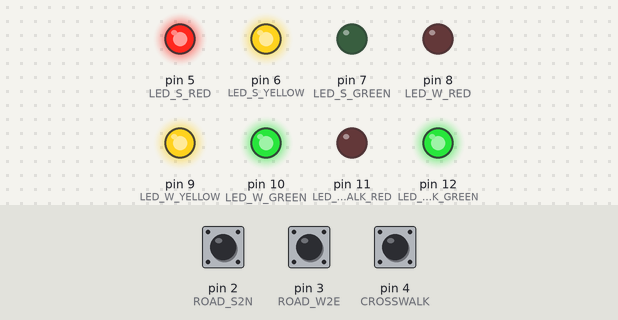
A sketch run on a simulated Arduino Uno, built with avr-gcc and run on an emulated ATmega328P. Parts: output pins drawn as LEDs (lit = HIGH). Dashed ring = blinking. The test bench sets the inputs (shaded band); at power-on: pin 3 (ROAD_W2E) HIGH, pin 2 (ROAD_S2N) HIGH, pin 4 (CROSSWALK) HIGH.

Above: at 3.8 s.
3.9 s: pin 3 (ROAD_W2E) pulled LOW for 1.3 s
At 5.8 s:
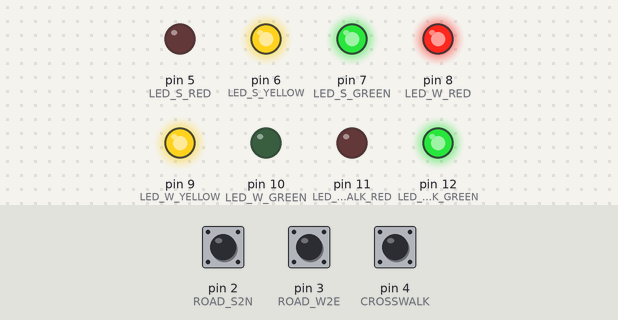
6.7 s: pin 2 (ROAD_S2N) pulled LOW for 1.3 s
At 7.9 s:
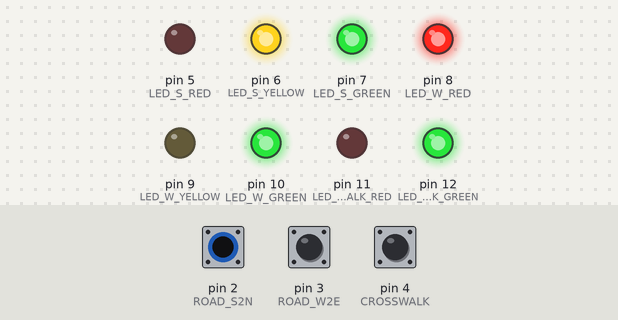
9.5 s: pin 4 (CROSSWALK) pulled LOW for 1.3 s
At 11.6 s:
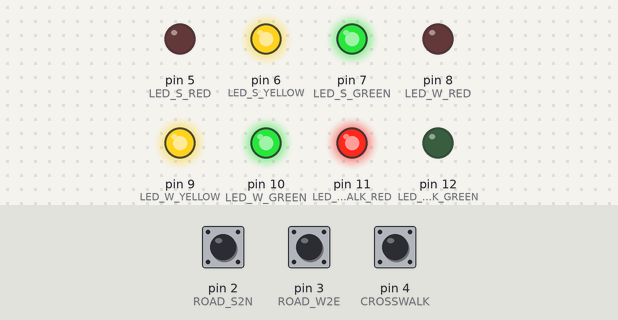
12.3 s: pin 2 (ROAD_S2N) pulled LOW for 1.3 s
At 12.65 s:
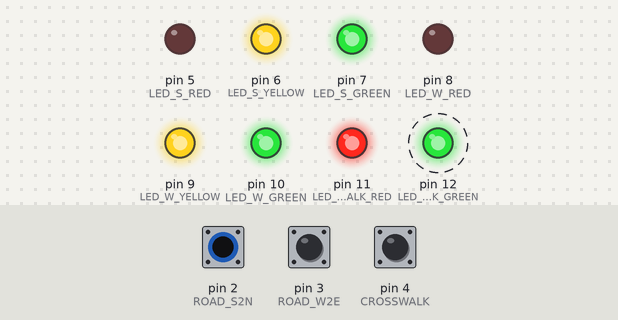
15.8 s: pin 3 (ROAD_W2E) pulled LOW for 3.2 s
At 16.7 s:
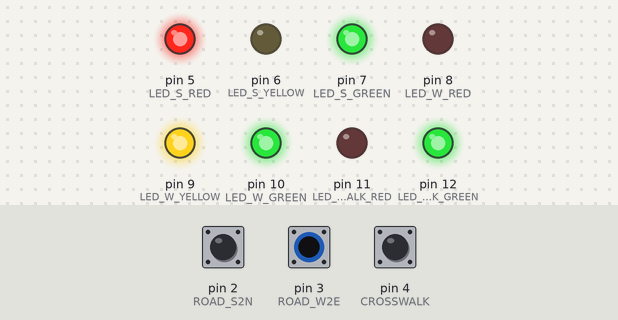
20.5 s: pin 2 (ROAD_S2N) pulled LOW for 3.2 s
At 22.5 s:
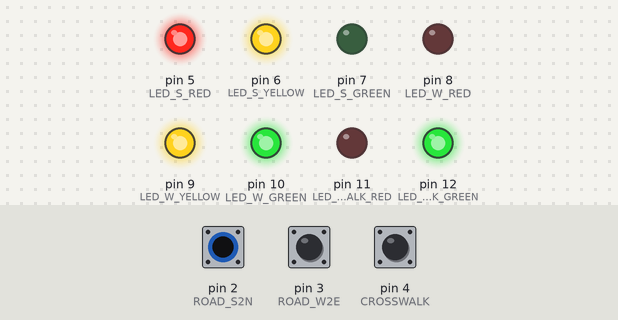
Timing chart, 0 to 24.0 s (numbered marks = the images above; inputs shaded):
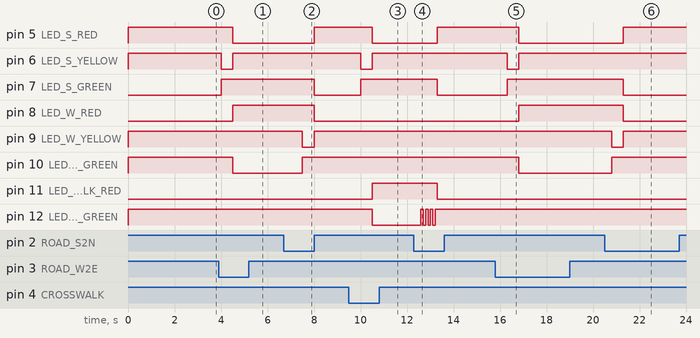

The sketch:

Assignment1_trafficlight.ino
```cpp
/////////////////////////////////////////////////////////// Define ////////////////////////////////////////////////////////////////////////////
#define ROAD_S2N   2
#define ROAD_W2E   3
#define CROSSWALK  4

#define LED_S_RED     5
#define LED_S_YELLOW  6
#define LED_S_GREEN   7

#define LED_W_RED     8
#define LED_W_YELLOW  9
#define LED_W_GREEN   10

#define LED_CROSSWALK_RED   11
#define LED_CROSSWALK_GREEN 12

#define scango            0
#define swaitgreen        1
#define wcango            2
#define wwaitgreen        3
#define crossgo           4
#define crosswaitgreenS   5
#define crosswaitgreenW   6
////////////////////////////////////////////////////////////////////////////////////////////////////////////////////////////////////////////////

/////////////////////////////////////////////////////////// Variable ///////////////////////////////////////////////////////////////////////////
typedef struct State{
  unsigned long output;
  unsigned long wait;
  unsigned long nextState[8];
}state;

state traffic[7]={
  {B00110010  ,1000 ,{scango  ,crosswaitgreenS  ,wwaitgreen ,crosswaitgreenS  ,scango       ,crosswaitgreenS  ,wwaitgreen ,wwaitgreen}},
  {B10001010  ,500  ,{scango  ,scango           ,scango     ,scango           ,scango       ,scango           ,scango     ,scango}},
  {B10000110  ,1000 ,{wcango  ,crosswaitgreenW  ,wcango     ,crosswaitgreenW  ,swaitgreen   ,crosswaitgreenW  ,swaitgreen ,crosswaitgreenW}},
  {B01010010  ,500  ,{wcango  ,wcango           ,wcango     ,wcango           ,wcango       ,wcango           ,wcango     ,wcango}},
  {B10010001  ,1000 ,{crossgo ,crossgo          ,wcango     ,wcango           ,scango       ,scango           ,scango     ,scango}},
  {B01010010  ,500  ,{crossgo ,crossgo          ,crossgo    ,crossgo          ,crossgo      ,crossgo          ,crossgo    ,crossgo}},
  {B10001010  ,500  ,{crossgo ,crossgo          ,crossgo    ,crossgo          ,crossgo      ,crossgo          ,crossgo    ,crossgo}},
};

unsigned currentState = 0;                // ตัวเเปรจดจำ State ปัจจุบัน
unsigned previousState;                   // ตัวเเปรจดจำ State ก่อนหน้า

unsigned input;                           // ตัวเเปรรวมค่า Input จาก User เพื่อส่งเข้า State
unsigned road_s2n ,road_w2e ,crosswalk;   // ตัวเเปรรับค่าจาก User
////////////////////////////////////////////////////////////////////////////////////////////////////////////////////////////////////////////////

/////////////////////////////////////////////////////////// Main programe //////////////////////////////////////////////////////////////////////
void setup(){
  pinMode(ROAD_S2N,INPUT_PULLUP);
  pinMode(ROAD_W2E,INPUT_PULLUP);
  pinMode(CROSSWALK,INPUT_PULLUP);

  pinMode(LED_S_RED,OUTPUT);
  pinMode(LED_S_YELLOW,OUTPUT);
  pinMode(LED_S_GREEN,OUTPUT);

  pinMode(LED_W_RED,OUTPUT);
  pinMode(LED_W_YELLOW,OUTPUT);
  pinMode(LED_W_GREEN,OUTPUT);

  pinMode(LED_CROSSWALK_RED,OUTPUT);
  pinMode(LED_CROSSWALK_GREEN,OUTPUT);

  Serial.begin(9600);
}

void loop(){
  //------------- check for cosswalk light brink --------------   //การทำงานส่วนเเสดงการกระพริบไฟเขียวของทางข้าม ก่อนจะเข้าสู่ไฟเเดง
  if(previousState == crossgo && currentState != crossgo){
    long timer;
    for(int i=0;i<4;i++){
      timer = millis();
      digitalWrite(LED_CROSSWALK_GREEN,LOW);
      while(millis()-timer<=100);{
          // delay 100 ms
      }
      timer = millis();
      digitalWrite(LED_CROSSWALK_GREEN,HIGH);
      while(millis()-timer<=100);{
          // delay 100 ms
      }
    }
  }
  //------------- ---------------------------------------------

  //-------------- output curr state --------------------------
  digitalWrite(LED_S_RED, !(traffic[currentState].output & B10000000));
  digitalWrite(LED_S_YELLOW, !(traffic[currentState].output & B01000000));
  digitalWrite(LED_S_GREEN, !(traffic[currentState].output & B00100000));

  digitalWrite(LED_W_RED, !(traffic[currentState].output & B00010000));
  digitalWrite(LED_W_YELLOW, !(traffic[currentState].output & B00001000));
  digitalWrite(LED_W_GREEN, !(traffic[currentState].output & B00000100));

  digitalWrite(LED_CROSSWALK_RED, !(traffic[currentState].output & B00000010));
  digitalWrite(LED_CROSSWALK_GREEN, !(traffic[currentState].output & B00000001));

  delay(traffic[currentState].wait);
  //-----------------------------------------------------------

  //-------------- input to go next state ---------------------
  road_s2n = digitalRead(ROAD_S2N);
  road_w2e = digitalRead(ROAD_W2E);
  crosswalk = digitalRead(CROSSWALK);

  input = 7-(road_s2n*4 + road_w2e*2 + crosswalk);
  //-----------------------------------------------------------

  //---- remember state curr state & go next state ------------
  previousState = currentState;
  currentState = traffic[currentState].nextState[input];
  //-----------------------------------------------------------

}
////////////////////////////////////////////////////////////////////////////////////////////////////////////////////////////////////////////////
```

Measured:
- after the input at 3.9 s, pin 5 (LED_S_RED), pin 10 (LED_W_GREEN): HIGH → LOW after 0.60 s; pin 6 (LED_S_YELLOW): HIGH → LOW after 0.10 s, → HIGH 0.50 s later; pin 7 (LED_S_GREEN): LOW → HIGH after 0.10 s; pin 8 (LED_W_RED): LOW → HIGH after 0.60 s
- after the input at 6.7 s, pin 5 (LED_S_RED): LOW → HIGH after 1.3 s; pin 7 (LED_S_GREEN), pin 8 (LED_W_RED): HIGH → LOW after 1.3 s; pin 9 (LED_W_YELLOW): HIGH → LOW after 0.80 s, → HIGH 0.50 s later; pin 10 (LED_W_GREEN): LOW → HIGH after 0.80 s
- after the input at 9.5 s, pin 5 (LED_S_RED), pin 12 (LED_CROSSWALK_GREEN): HIGH → LOW after 1.0 s; pin 6 (LED_S_YELLOW): HIGH → LOW after 0.50 s, → HIGH 0.50 s later; pin 7 (LED_S_GREEN): LOW → HIGH after 0.50 s; pin 11 (LED_CROSSWALK_RED): LOW → HIGH after 1.0 s
- after the input at 12.3 s, pin 5 (LED_S_RED): LOW → HIGH after 1.0 s; pin 7 (LED_S_GREEN), pin 11 (LED_CROSSWALK_RED): HIGH → LOW after 1.0 s; pin 12 (LED_CROSSWALK_GREEN): alternates HIGH for 0.10 s and LOW for 0.10 s, 7 changes in all, then stays HIGH, starting after 0.30 s
- after the input at 15.8 s, pin 5 (LED_S_RED), pin 10 (LED_W_GREEN): HIGH → LOW after 1.0 s; pin 6 (LED_S_YELLOW): HIGH → LOW after 0.51 s, → HIGH 0.50 s later; pin 7 (LED_S_GREEN): LOW → HIGH after 0.51 s; pin 8 (LED_W_RED): LOW → HIGH after 1.0 s
- after the input at 20.5 s, pin 5 (LED_S_RED): LOW → HIGH after 0.81 s; pin 7 (LED_S_GREEN), pin 8 (LED_W_RED): HIGH → LOW after 0.81 s; pin 9 (LED_W_YELLOW): HIGH → LOW after 0.31 s, → HIGH 0.50 s later; pin 10 (LED_W_GREEN): LOW → HIGH after 0.31 s
